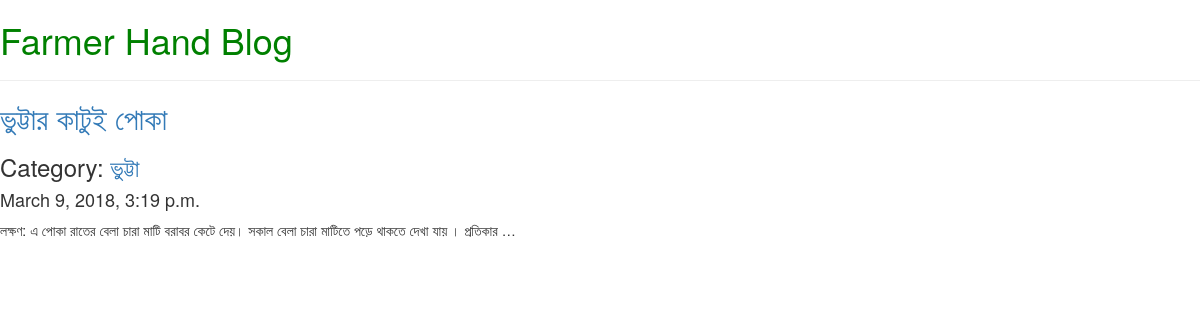
The page /?category=6 on the database its author committed.
### Farmer_Hand/models.py (models this page shows, shortened)
class BlogPost(models.Model):
    title = models.CharField(max_length=150)
    body = models.TextField()
    created_at =  models.DateTimeField(auto_now_add=True)
    category = models.ForeignKey('Farmer_Hand.Category', blank= True, null=True, on_delete=models.PROTECT,related_name='posts')

class Category(models.Model):
    name = models.CharField(max_length=50)
    def __str__(self):
        return self.name

### Farmer_Hand/views.py (the view)
# urls.py: url(r'^$', Farmer_Hand.views.index, name='index_page'),
def index(request):
    posts = BlogPost.objects.all()
    if 'category' in request.GET:
        posts = Category.objects.get(pk = int(request.GET.get('category'))).posts.all()
    context = {
        'posts' : posts.order_by('-created_at')
    }
    return render(request,'index.html',context)

### templates/index.html
{% extends 'master.html' %}
{% block content %}
<div class ="posts">
        {% for post in posts %}
            <div class="post">
                <a href="{% url 'view_post' post.pk %}"> <h2 class="title">{{ post.title }}</h2></a>
                 {% include 'partial/category.html'%}
                <h4 class="datetime">{{ post.created_at }}</h4>
                <p class="body">{{ post.body | truncatewords:20 }}</p>
             </div>
        {% endfor %}
</div>
{% endblock %}

### templates/Partial/category.html
{% if post.category %}
    <h3 class="title">Category:
        <a href="/?category={{ post.category.id }}"> {{ post.category }}</a>
    </h3>
{% endif %}

### rows shown on the page
BlogPost: title "ভুট্টার কাটুই পোকা", category "ভুট্টা", created_at "March 9, 2018, 3:19 p.m.", body "লক্ষণ: এ পোকা রাতের বেলা চারা মাটি বরাবর কেটে দেয়। সকাল বেলা চারা মাটিতে পড়ে থাকতে দেখা যায় । প্রতিকার …"
